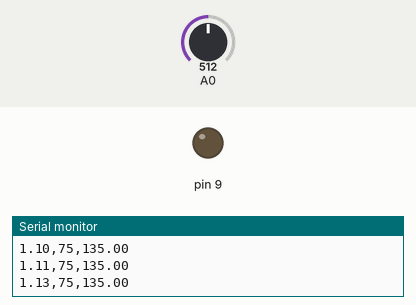
Simulated run of this sketch. Board: Arduino Uno, built with avr-gcc and run on an emulated ATmega328P. Shown: output pins drawn as LEDs (lit = HIGH), the last lines printed to the serial monitor. The test bench sets the inputs (shaded band); at power-on: A0 = 512.

Above: at 1.2 s.
1.3 s: A0 set to 122
At 1.78 s:
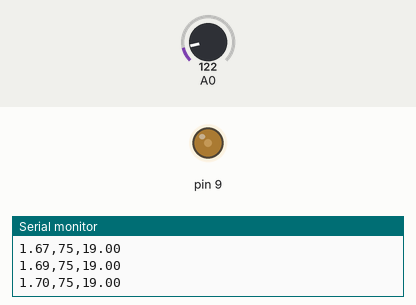
At 4.1 s:
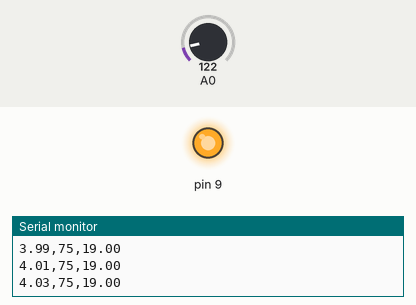
4.3 s: A0 set to 306
At 5.4 s:
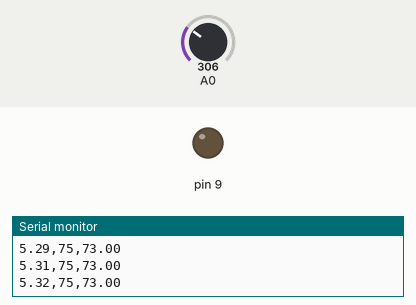
Timing chart, 0 to 7.3 s (numbered marks = the images above; inputs shaded):
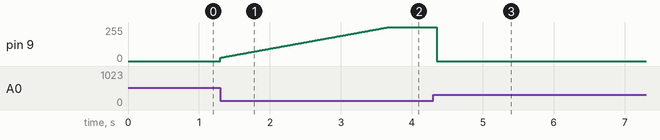

Measured:
- after the input at 1.3 s, pin 9: moves from 0/255 to 255/255 over 2.4 s, starting at once
- after the input at 4.3 s, pin 9: 255/255 → 0/255 after 0.05 s

The sketch:

Tasca10def.ino
```cpp
#include <TimerOne.h>
float incl; // Variable float per la inclinacio desitjada en percentatge
int incl_bit; // Variable entera per la inclinacio desitjada de 0 a 1024
volatile float v=0; // Variable float per la velocitat de rotacio del motor.
float incl_real; // Variable float per la inclinacio a la que es troba el motor
float diferencia; // Variable float per lerror entre la posicio desitjada i la real
int vmin= 58;  // Valor minim de voltatge de 0 1023 que dona el potenciometre
int vmax= 394; // Valor maxim de voltatge de 0 1023 que dona el potenciometre
float integ;  // Variable per al control integrador
float der;  // Variable per al control derivador
float diferencia_prev; // Defnicio error de consigna respecte lanterior
float prop; // Variable per al control porporcional
float ki=19.28; // Valor de ki ZN
float kp=5.15; // Valor de kp ZN
float kd=0.345; // Valor de kd ZN
float incl_real_perc;
float t=0.0; // Variable temporal float per les representacions amb MATLAB

void ISR_Inclinacio(){
  incl_real = analogRead(A0);
  diferencia = incl_bit-incl_real;
  prop=kp*diferencia; // Declaracio control proporcional
  integ=integ+diferencia*0.002; // Declaracio control integrador
  der=(diferencia-diferencia_prev)/0.002; // Declaracio control derivatiu
  diferencia_prev=diferencia;
  v = prop + integ*ki + der*kd; // Definicio de la velocitat com la suma de totes les parts del controlador PID
  if (integ*ki>1023) integ = 1023/ki; // Declaracio dun if per evitar saturacions
  if (integ<0) integ = 0;
  if (v>1023) v = 1023;
  if (v<0) v = 0;
  Timer1.setPwmDuty (9,v);
  t=t+0.002; // Per poder obtenir les representacions grafiques
}
void setup()
{
  Serial.begin(9600);
  Timer1.initialize(2000);
  Timer1.attachInterrupt(ISR_Inclinacio);
  Timer1.pwm(9,0);
}
void loop() {
    incl=25; // Valor desitjat de la inclinacio per la representacio
    incl_bit=map(incl, 0, 100, vmin, vmax);  // Quart proporcional per convertir la variable inclinacio (%) a inclinacio (0-1023)
    Serial.print(t);
    Serial.print(',');
    Serial.print(75);
    Serial.print(',');
    incl_real_perc=map(incl_real, vmin, vmax, 0, 100);
    Serial.print(incl_real_perc);
    Serial.println();
}
```
